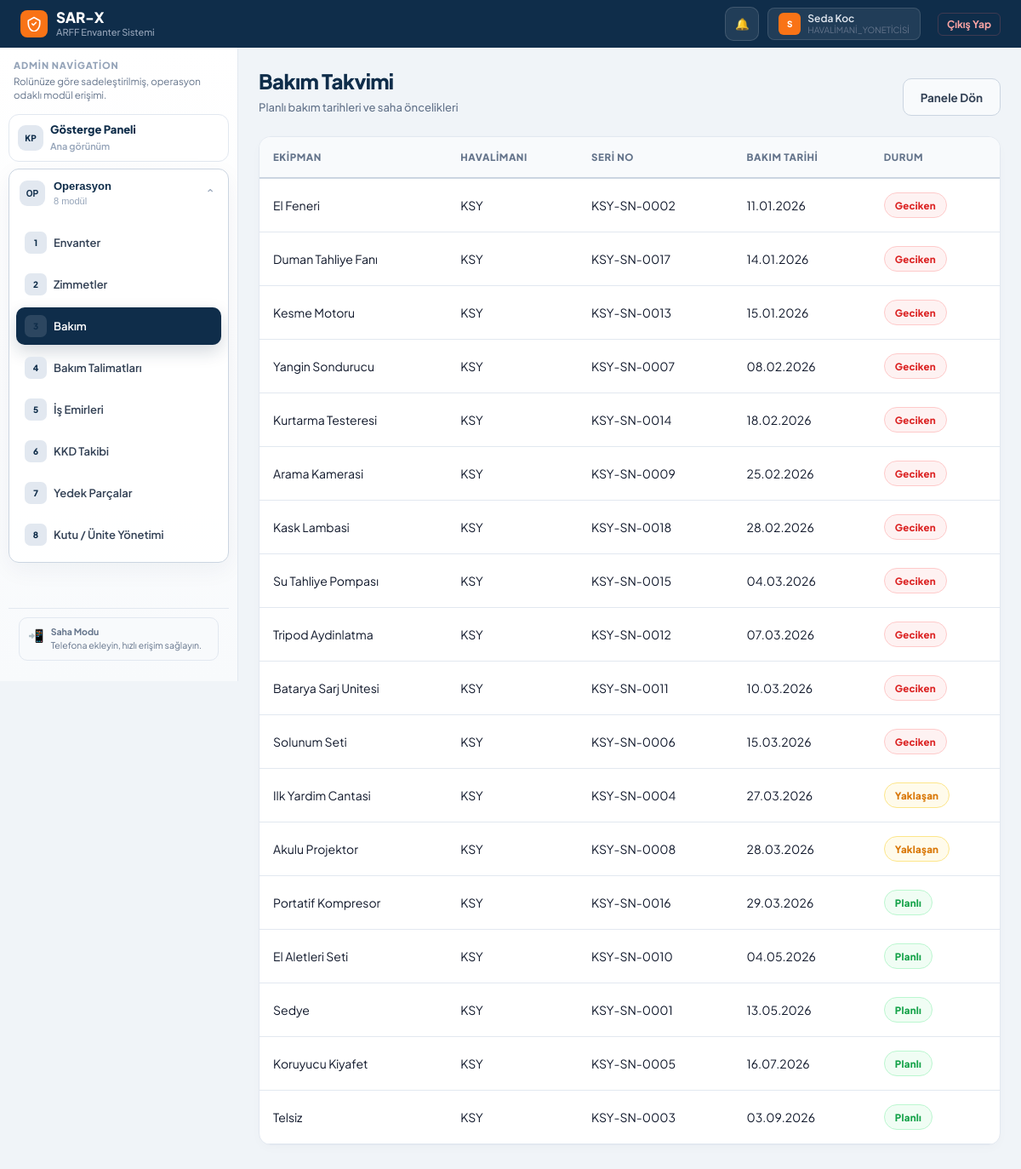
/bakim/takvim (signed in), run on the app's committed database.
### models.py (models this page shows, shortened)
class TimestampMixin:
    created_at = db.Column(db.DateTime, default=get_tr_now)
    updated_at = db.Column(db.DateTime, default=get_tr_now, onupdate=get_tr_now)

class SoftDeleteMixin:
    is_deleted = db.Column(db.Boolean, default=False, index=True) # Hızlı filtreleme için indekslendi
    deleted_at = db.Column(db.DateTime, nullable=True)

class Kullanici(db.Model, UserMixin, TimestampMixin, SoftDeleteMixin):
    __tablename__ = 'kullanici'
    id = db.Column(db.Integer, primary_key=True)
    kullanici_adi = db.Column(db.String(50), unique=True, nullable=False)
    sifre_hash = db.Column(db.String(256))
    tam_ad = db.Column(db.String(100), nullable=False)
    rol = db.Column(db.String(20), nullable=False, default='personel', index=True)
    havalimani_id = db.Column(db.Integer, db.ForeignKey('havalimani.id'), nullable=True, index=True)
    telefon_numarasi = db.Column(db.String(32))
    sertifika_tarihi = db.Column(db.Date)
    uzmanlik_alani = db.Column(db.String(100))
    kayit_tarihi = db.Column(db.DateTime, default=get_tr_now)
    assigned_work_orders = db.relationship(
        'WorkOrder',
        foreign_keys='WorkOrder.assigned_user_id',
        backref='assigned_user',
        lazy=True
    )
    created_work_orders = db.relationship(
        'WorkOrder',
        foreign_keys='WorkOrder.created_user_id',
        backref='created_user',
        lazy=True
    )

class InventoryAsset(db.Model, TimestampMixin, SoftDeleteMixin):
    __tablename__ = 'inventory_asset'
    id = db.Column(db.Integer, primary_key=True)
    equipment_template_id = db.Column(
        db.Integer,
        db.ForeignKey('equipment_template.id'),
        nullable=False,
        index=True
    )
    havalimani_id = db.Column(
        db.Integer,
        db.ForeignKey('havalimani.id'),
        nullable=False,
        index=True
    )
    legacy_material_id = db.Column(
        db.Integer,
        db.ForeignKey('malzeme.id'),
        nullable=True,
        index=True
    )
    parent_asset_id = db.Column(
        db.Integer,
        db.ForeignKey('inventory_asset.id'),
        nullable=True,
        index=True
    )
    serial_no = db.Column(db.String(120), index=True)
    qr_code = db.Column(db.String(150), unique=True, index=True)
    asset_tag = db.Column(db.String(120), index=True)
    unit_count = db.Column(db.Integer, default=1)
    depot_location = db.Column(db.String(150))
    status = db.Column(db.String(30), default='aktif', index=True)
    maintenance_state = db.Column(db.String(30), default='normal', index=True)
    last_maintenance_date = db.Column(db.Date)
    next_maintenance_date = db.Column(db.Date, index=True)
    last_calibration_date = db.Column(db.Date)
    next_calibration_date = db.Column(db.Date)
    acquired_date = db.Column(db.Date)
    warranty_end_date = db.Column(db.Date)
    notes = db.Column(db.Text)
    maintenance_period_days = db.Column(db.Integer)
    is_critical = db.Column(db.Boolean, default=False, index=True)
    last_meter_sync_at = db.Column(db.DateTime, nullable=True, index=True)
    calibration_counter = db.Column(db.Integer, default=0)
    parent_asset = db.relationship(
        'InventoryAsset',
        remote_side=[id],
        backref=db.backref('child_assets', lazy='select'),
        foreign_keys=[parent_asset_id],
    )
    maintenance_plans = db.relationship('MaintenancePlan', backref='asset', lazy=True)
    work_orders = db.relationship('WorkOrder', backref='asset', lazy=True, cascade='all, delete-orphan')
    maintenance_histories = db.relationship(
        'MaintenanceHistory',
        backref='asset',
        lazy=True,
        cascade='all, delete-orphan'
    )
    meter_readings = db.relationship('AssetMeterReading', backref='asset', lazy=True, cascade='all, delete-orphan')
    meter_definitions = db.relationship('MeterDefinition', backref='asset_owner', lazy=True)
    trigger_rules = db.relationship('MaintenanceTriggerRule', backref='asset_owner', lazy=True)
    operational_state = db.relationship(
        'AssetOperationalState',
        backref='asset',
        uselist=False,
        lazy=True,
        cascade='all, delete-orphan',
    )
    calibration_schedules = db.relationship('CalibrationSchedule', backref='asset', lazy=True, cascade='all, delete-orphan')
    calibration_records = db.relationship('CalibrationRecord', backref='asset', lazy=True, cascade='all, delete-orphan')

class EquipmentTemplate(db.Model, TimestampMixin, SoftDeleteMixin):
    __tablename__ = 'equipment_template'
    id = db.Column(db.Integer, primary_key=True)
    name = db.Column(db.String(120), nullable=False, index=True)
    category = db.Column(db.String(80), index=True)
    brand = db.Column(db.String(80))
    model_code = db.Column(db.String(80))
    description = db.Column(db.Text)
    technical_specs = db.Column(db.Text)
    manufacturer = db.Column(db.String(120))
    maintenance_period_days = db.Column(db.Integer, default=180)
    criticality_level = db.Column(db.String(20), default='normal', index=True)
    default_maintenance_form_id = db.Column(
        db.Integer,
        db.ForeignKey('maintenance_form_template.id'),
        nullable=True
    )
    is_active = db.Column(db.Boolean, default=True, nullable=False, index=True)
    default_maintenance_form = db.relationship(
        'MaintenanceFormTemplate',
        foreign_keys=[default_maintenance_form_id]
    )
    assets = db.relationship('InventoryAsset', backref='equipment_template', lazy=True)
    maintenance_plans = db.relationship('MaintenancePlan', backref='equipment_template', lazy=True)

class Havalimani(db.Model, TimestampMixin, SoftDeleteMixin):
    __tablename__ = 'havalimani'
    id = db.Column(db.Integer, primary_key=True)
    ad = db.Column(db.String(100), nullable=False)
    kodu = db.Column(db.String(10), nullable=False, unique=True)
    personeller = db.relationship('Kullanici', backref='havalimani', lazy=True)
    kutular = db.relationship('Kutu', backref='havalimani', lazy=True)
    malzemeler = db.relationship('Malzeme', backref='havalimani', lazy=True)
    assets = db.relationship('InventoryAsset', backref='airport', lazy=True)
    maintenance_plans = db.relationship('MaintenancePlan', backref='airport_owner', lazy=True)
    spare_part_stocks = db.relationship('SparePartStock', backref='airport_stock', lazy=True)

### routes/maintenance.py (the view)
@maintenance_bp.route("/bakim/takvim")
@login_required
@permission_required("maintenance.view")
def bakim_takvimi():
    assets = _asset_scope().filter(
        InventoryAsset.next_maintenance_date.isnot(None)
    ).order_by(InventoryAsset.next_maintenance_date.asc()).all()
    return render_template("bakim_takvimi.html", assets=assets, today=get_tr_now().date())

### extensions.py (called while the page is built, shortened)
def _schema_cache():
    if not current_app:
        return {"tables": {}, "columns": {}}
    return current_app.extensions.setdefault(
        "schema_cache",
        {"tables": {}, "columns": {}},
    )

def table_exists(table_name):
    try:
        if not current_app:
            return False
        cache = _schema_cache()
        if cache["tables"].get(table_name) is True:
            return cache["tables"][table_name]
    except Exception:
        return False

### models.py (called while the page is built)
def get_tr_now():
    return datetime.now(TR_TZ)

### routes/maintenance.py (called while the page is built)
def _can_view_all():
    return current_user.rol in ["sahip", "genel_mudurluk"]

def _asset_scope():
    query = InventoryAsset.query.filter_by(is_deleted=False)
    if _can_view_all():
        return query
    return query.filter_by(havalimani_id=current_user.havalimani_id)

### templates/bakim_takvimi.html (shortened to what this page needs)
{% extends "base.html" %}
{% block body %}
<div class="page-header">
    <div>
        <div class="page-title">{% if overdue_only %}Geciken Bakımlar{% else %}Bakım Takvimi{% endif %}</div>
        <div class="page-meta">Planlı bakım tarihleri ve saha öncelikleri</div>
    </div>
    <a href="{{ url_for('maintenance.bakim_paneli') }}" class="btn btn-secondary">Panele Dön</a>
</div>
<div class="panel">
    <div class="table-container">
        <table class="data-table">
            <thead>
                <tr>
                    <th>Ekipman</th>
                    <th>Havalimanı</th>
                    <th>Seri No</th>
                    <th>Bakım Tarihi</th>
                    <th>Durum</th>
                </tr>
            </thead>
            <tbody>
                {% for asset in assets %}
                {% set is_overdue = asset.next_maintenance_date and asset.next_maintenance_date < today %}
                <tr>
                    <td>{{ asset.equipment_template.name if asset.equipment_template else '-' }}</td>
                    <td>{{ asset.airport.kodu if asset.airport else '-' }}</td>
                    <td>{{ asset.serial_no or '-' }}</td>
                    <td>{{ asset.next_maintenance_date.strftime('%d.%m.%Y') if asset.next_maintenance_date else '-' }}</td>
                    <td>
                        {% if is_overdue %}
                        <span class="status-pill status-ariza">Geciken</span>
                        {% elif asset.maintenance_state == 'yaklasan' %}
                        <span class="status-pill status-bakim">Yaklaşan</span>
                        {% else %}
                        <span class="status-pill status-aktif">Planlı</span>
                        {% endif %}
                    </td>
                </tr>
                {% else %}
                <tr><td colspan="5" style="text-align:center; color:var(--text3);">Bakım takviminde kayıt bulunmuyor.</td></tr>
                {% endfor %}
            </tbody>
        </table>
    </div>
</div>
{% endblock %}

### templates/base.html (shortened to what this page needs)
<!DOCTYPE html>
<html lang="tr">
<head>
</head>
<body>
<div class="app-shell">
  <header class="topbar">
    <a href="{{ url_for(home_endpoint) }}" class="logo">
      <div class="logo-mark">
        <svg viewBox="0 0 24 24"><path d="M12 2L3 7v5c0 5.5 3.8 10.7 9 12 5.2-1.3 9-6.5 9-12V7L12 2z"/><path d="M9 12l2 2 4-4"/></svg>
      </div>
      <div>
        <div class="logo-text-main">SAR-X</div>
        <div class="logo-text-sub">ARFF Envanter Sistemi</div>
      </div>
    </a>
    <div class="topbar-end">
      <div class="notification-wrap">
        <button type="button" class="notification-btn" id="notificationToggle" aria-label="Bildirimler">
          🔔
        </button>
      </div>
      <div class="user-chip">
        <div class="user-avatar">{{ kullanici_ad[0] if kullanici_ad else 'U' }}</div>
        <div>
          <div class="user-name">{{ kullanici_ad }}</div>
          <div class="user-role">{{ rol_etiketi or rol }}</div>
        </div>
      </div>
      <form method="POST" action="{{ url_for('auth.logout') }}" style="display:inline;">
        <button type="submit" class="logout-btn">Çıkış Yap</button>
      </form>
    </div>
  </header>
  <nav class="sidebar" id="sidebarNav">
    <div class="sidebar-head">
      <div class="sidebar-kicker">Admin Navigation</div>
      <div class="sidebar-subtitle">Rolünüze göre sadeleştirilmiş, operasyon odaklı modül erişimi.</div>
    </div>
    {% for group in sidebar_groups %}
    {% if group.single_link %}
    {% set item = group["items"][0] %}
    <section class="sidebar-group" data-group="{{ group.key }}" data-sidebar-direct="{{ group.key }}">
      <a href="{{ item.url }}" class="sidebar-group-toggle nav-item {% if item.active %}active{% endif %}" style="margin-top:0;" data-sidebar-link {% if item.active %}aria-current="page"{% endif %}>
        <div class="sidebar-group-icon">{{ group.icon }}</div>
        <div class="sidebar-group-body">
          <div class="sidebar-group-label">{{ group.label }}</div>
          <div class="sidebar-group-meta">Ana görünüm</div>
        </div>
      </a>
    </section>
    {% else %}
    <section class="sidebar-group {% if group.open %}is-open{% endif %}" data-group="{{ group.key }}" data-sidebar-state="{% if group.open %}open{% else %}closed{% endif %}">
      <button
        type="button"
        class="sidebar-group-toggle"
        data-sidebar-group="{{ group.key }}"
        id="sidebarGroupToggle-{{ group.key }}"
        aria-expanded="{% if group.open %}true{% else %}false{% endif %}"
        aria-controls="sidebarGroup-{{ group.key }}"
      >
        <div class="sidebar-group-icon">{{ group.icon }}</div>
        <div class="sidebar-group-body">
          <div class="sidebar-group-label">{{ group.label }}</div>
          <div class="sidebar-group-meta">{{ group["items"]|length }} modül</div>
        </div>
        <div class="sidebar-group-chevron">⌄</div>
      </button>
      <div class="sidebar-group-items" id="sidebarGroup-{{ group.key }}" role="group" aria-labelledby="sidebarGroupToggle-{{ group.key }}">
        {% for item in group["items"] %}
        <a href="{{ item.url }}" class="nav-item {% if item.active %}active{% endif %}" data-sidebar-link {% if item.active %}aria-current="page"{% endif %}>
          <div class="nav-icon">{{ loop.index }}</div> {{ item.label }}
        </a>
        {% endfor %}
      </div>
    </section>
    {% endif %}
    {% endfor %}
    <div class="sidebar-footer">
      <div class="pwa-banner">
        <div class="pwa-icon">📲</div>
        <div class="pwa-text">
          <strong>Saha Modu</strong>
          Telefona ekleyin, hızlı erişim sağlayın.
        </div>
      </div>
    </div>
  </nav>
  <main class="main-content">
    <div class="main-inner">
        {% block body %}{% endblock %}
    </div>
  </main>
</div>
</body>
</html>

### data on the page
Kullanici: tam_ad "S", tam_ad "Seda Koc", rol "HAVALIMANI_YONETICISI"
InventoryAsset: equipment_template "El Feneri", airport "KSY", serial_no "KSY-SN-0002", next_maintenance_date "11.01.2026", shows "Geciken"
InventoryAsset: equipment_template "Duman Tahliye Fanı", airport "KSY", serial_no "KSY-SN-0017", next_maintenance_date "14.01.2026", shows "Geciken"
InventoryAsset: equipment_template "Kesme Motoru", airport "KSY", serial_no "KSY-SN-0013", next_maintenance_date "15.01.2026", shows "Geciken"
InventoryAsset: equipment_template "Yangin Sondurucu", airport "KSY", serial_no "KSY-SN-0007", next_maintenance_date "08.02.2026", shows "Geciken"
InventoryAsset: equipment_template "Kurtarma Testeresi", airport "KSY", serial_no "KSY-SN-0014", next_maintenance_date "18.02.2026", shows "Geciken"
InventoryAsset: equipment_template "Arama Kamerasi", airport "KSY", serial_no "KSY-SN-0009", next_maintenance_date "25.02.2026", shows "Geciken"
InventoryAsset: equipment_template "Kask Lambasi", airport "KSY", serial_no "KSY-SN-0018", next_maintenance_date "28.02.2026", shows "Geciken"
InventoryAsset: equipment_template "Su Tahliye Pompası", airport "KSY", serial_no "KSY-SN-0015", next_maintenance_date "04.03.2026", shows "Geciken"
InventoryAsset: equipment_template "Tripod Aydinlatma", airport "KSY", serial_no "KSY-SN-0012", next_maintenance_date "07.03.2026", shows "Geciken"
InventoryAsset: equipment_template "Batarya Sarj Unitesi", airport "KSY", serial_no "KSY-SN-0011", next_maintenance_date "10.03.2026", shows "Geciken"
InventoryAsset: equipment_template "Solunum Seti", airport "KSY", serial_no "KSY-SN-0006", next_maintenance_date "15.03.2026", shows "Geciken"
InventoryAsset: equipment_template "Ilk Yardim Cantasi", airport "KSY", serial_no "KSY-SN-0004", next_maintenance_date "27.03.2026", maintenance_state "Yaklaşan"
InventoryAsset: equipment_template "Akulu Projektor", airport "KSY", serial_no "KSY-SN-0008", next_maintenance_date "28.03.2026", maintenance_state "Yaklaşan"
InventoryAsset: equipment_template "Portatif Kompresor", airport "KSY", serial_no "KSY-SN-0016", next_maintenance_date "29.03.2026", maintenance_state "Planlı"
InventoryAsset: equipment_template "El Aletleri Seti", airport "KSY", serial_no "KSY-SN-0010", next_maintenance_date "04.05.2026", maintenance_state "Planlı"
InventoryAsset: equipment_template "Sedye", airport "KSY", serial_no "KSY-SN-0001", next_maintenance_date "13.05.2026", maintenance_state "Planlı"
InventoryAsset: equipment_template "Koruyucu Kiyafet", airport "KSY", serial_no "KSY-SN-0005", next_maintenance_date "16.07.2026", maintenance_state "Planlı"
InventoryAsset: equipment_template "Telsiz", airport "KSY", serial_no "KSY-SN-0003", next_maintenance_date "03.09.2026", maintenance_state "Planlı"

### other printed values
{{ group.icon }} "KP"
{{ group.label }} "Gösterge Paneli"
{{ group.icon }} "OP"
{{ group.label }} "Operasyon"
{{ group["items"]|length }} "8"
{{ item.label }} "Envanter" "Zimmetler" "Bakım" "Bakım Talimatları" "İş Emirleri" "KKD Takibi" "Yedek Parçalar" "Kutu / Ünite Yönetimi"
